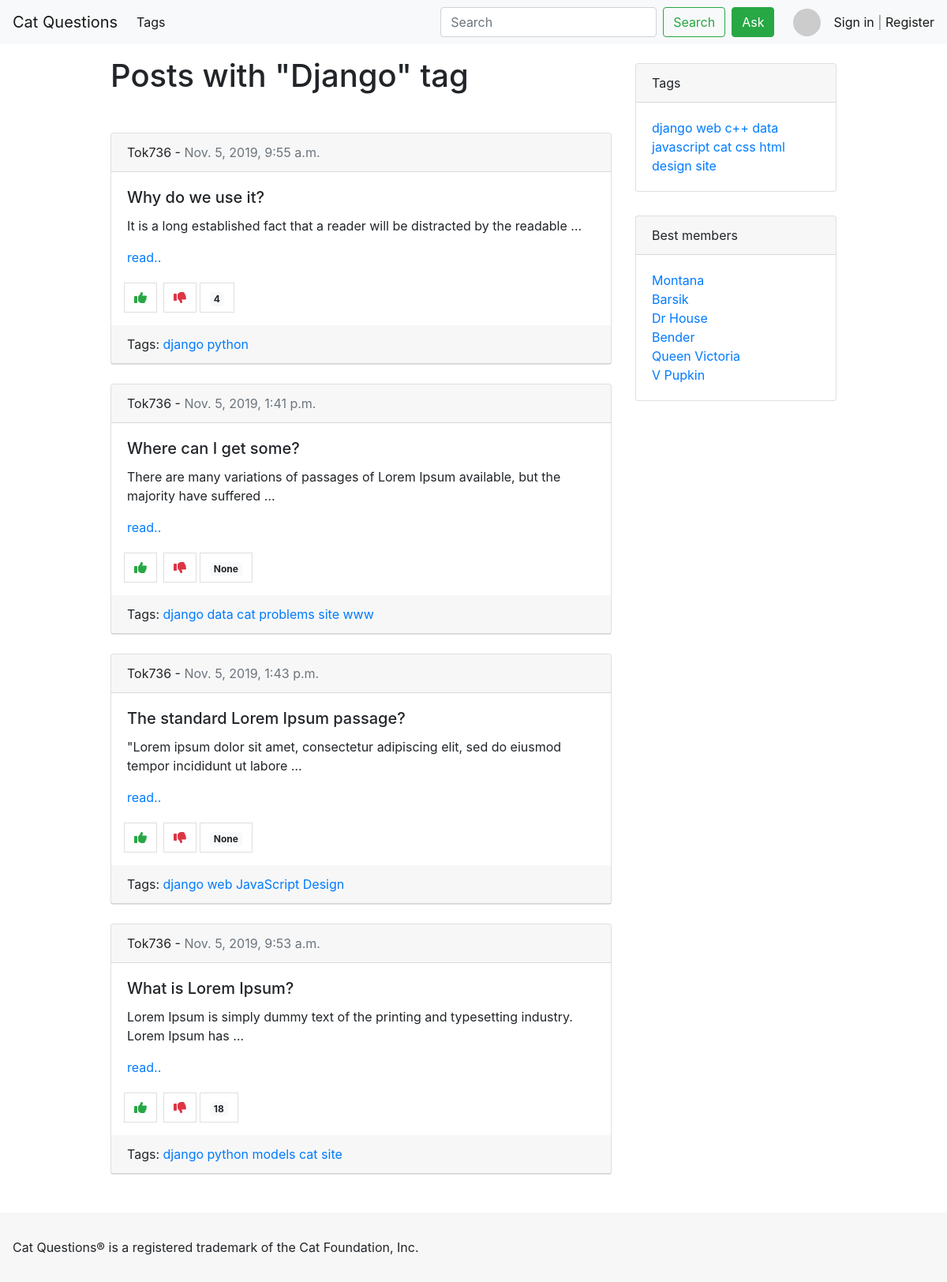
The page /catq/tag/django on the database its author committed.
### questions/models.py (models this page shows, shortened)
class Tag(models.Model):
    title = models.CharField(max_length=50, db_index=True)
    slug = models.SlugField(max_length=50, unique=True)
    def get_absolute_url(self):
        return reverse('tag_details_url', kwargs={'slug': self.slug})

class Question(models.Model):
    title = models.CharField(max_length=150, db_index=True)
    body = models.TextField(db_index=True)
    date_pub = models.DateTimeField(auto_now_add=True)
    rating = models.IntegerField(default=0)
    author = models.ForeignKey('Profile', on_delete=models.CASCADE)
    objects = Questions_Manager()
    tags = models.ManyToManyField('Tag', blank=True, related_name='questions')
    def get_absolute_url(self):
        return reverse('question_details_url', kwargs={'id': self.id})

class Profile(models.Model):
    user = models.OneToOneField(User, on_delete=models.CASCADE)
    mail = models.EmailField(max_length=50, unique=True)
    nickName = models.CharField(max_length=50, unique=True)
    dateRegistration = models.DateTimeField(auto_now_add=True)
    rating = models.IntegerField(null=True)

### questions/views.py (the view)
# urls.py: url(r'^tag/(?P<slug>[\w-]+)$', Tag_Details.as_view(), name='tag_details_url'),
class Tag_Details(View):
    def get(self, request, slug):
        tag = Tag.objects.get(slug=slug)
        return render(request, 'cat_questions/tag_details.html', context={
            'tag': tag,
        })

### questions/templates/cat_questions/tag_details.html (shortened to what this page needs)
{% extends 'cat_questions/base.html' %}
{% block content %}
<h1 class="mt-4 mb-4">Posts with "{{ tag.title|title }}" tag</h1>
    {% for question in tag.questions.all %}
        {% include 'cat_questions/includes/card.html' %}
    {% endfor %}
{% endblock %}

### questions/templates/cat_questions/includes/card.html
<div class="card mb-4">
    <div class="card-header">
        {{ question.author.nickName }} - <span class="text-muted">{{question.date_pub}} </span>
    </div>
    <div class="card-body">
        <h5 class="card-title">{{question.title}}</h5>
        <p class="card-text">{{question.body|truncatewords:15 }}</p>
        <a href="{{ question.get_absolute_url }}" class="card-link">read..</a>
    </div>
    <div class="">
        <div class="btn-group" role="group" aria-label="Basic example">
            <button type="button" class="btn btn-outline-success ml-3 mr-1 mb-3"
                style="border-radius: 0; border: 1px solid #DFDFDF;"><i class="fas fa-thumbs-up"></i></button>
            <button type="button" class="btn btn-outline-danger ml-1 mr-1 mb-3"
                style="border-radius: 0; border: 1px solid #DFDFDF"><i class="fas fa-thumbs-down"></i></button>
            <div style="float: left; height: 38px; padding: 6px 12px; border: 1px solid #DFDFDF;"><span
                    class="badge badge-light">{{question.rating}}</span>
            </div>
        </div>
    </div>
    <div class="card-header">
        Tags:{% for tag in question.tags.all %} <a href="{{ tag.get_absolute_url }}">{{tag.title}}</a>{% endfor %}
    </div>
</div>

### rows shown on the page
Tag: title "Django", title "django"
Question: author.nickName "Tok736", date_pub "Nov. 5, 2019, 9:55 a.m.", title "Why do we use it?", body "It is a long established fact that a reader will be distracted by the readable …", rating "4"
Tag: title "python"
Question: author.nickName "Tok736", date_pub "Nov. 5, 2019, 1:41 p.m.", title "Where can I get some?", body "There are many variations of passages of Lorem Ipsum available, but the majority have suffered …", rating "None"
Tag: title "data"
Tag: title "cat problems"
Tag: title "site"
Tag: title "www"
Question: author.nickName "Tok736", date_pub "Nov. 5, 2019, 1:43 p.m.", title "The standard Lorem Ipsum passage?", body "\"Lorem ipsum dolor sit amet, consectetur adipiscing elit, sed do eiusmod tempor incididunt ut labore …", rating "None"
Tag: title "web"
Tag: title "JavaScript"
Tag: title "Design"
Question: author.nickName "Tok736", date_pub "Nov. 5, 2019, 9:53 a.m.", title "What is Lorem Ipsum?", body "Lorem Ipsum is simply dummy text of the printing and typesetting industry. Lorem Ipsum has …", rating "18"
Tag: title "models"
Tag: title "cat"
